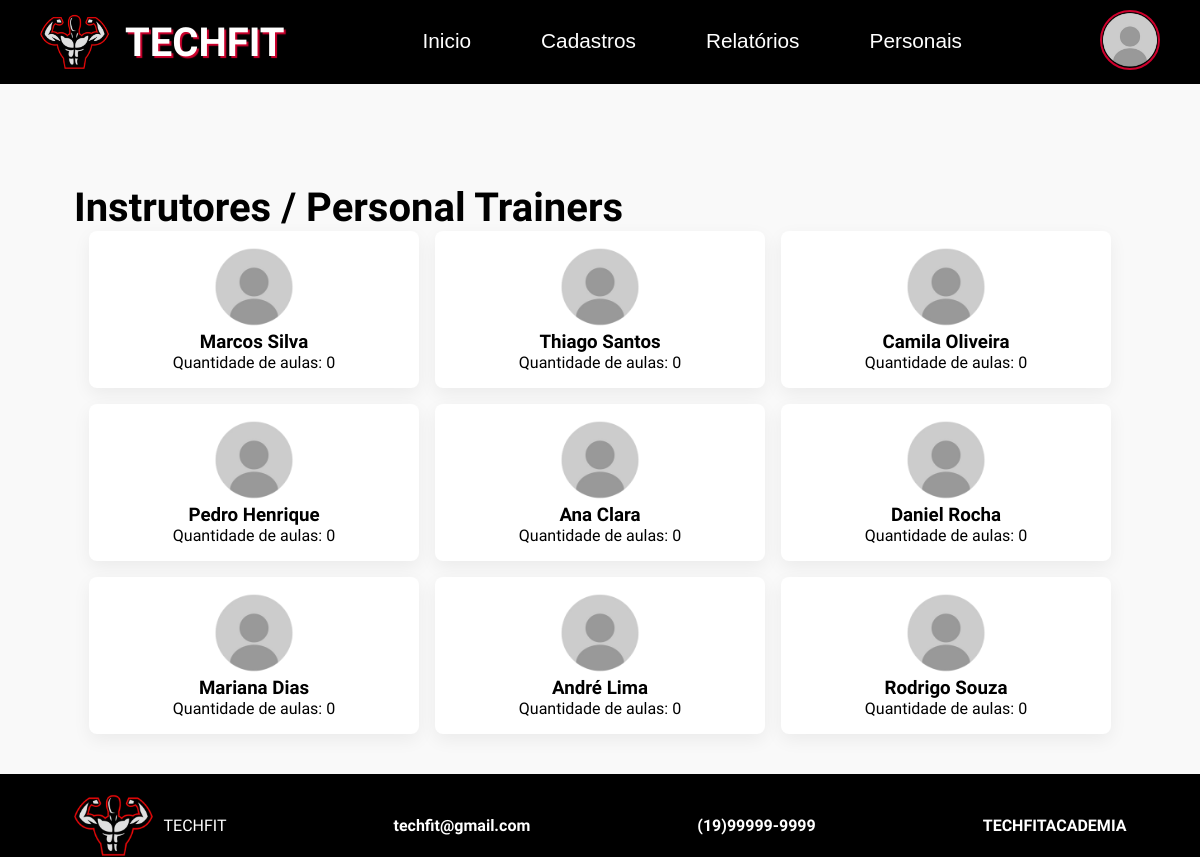
Page /src/Pagina_ADM_Personais/index.php on the committed database.
### tables this page shows
CREATE TABLE IF NOT EXISTS Funcionarios (
	cep_funcionario varchar(9) not null,
	nome_funcionario varchar(100) not null,
	data_nascimento_funcionario date not null,
	email_funcionario varchar(50) not null,
	id_funcionario int not null PRIMARY KEY auto_increment,
	telefone_funcionario varchar(14) not null,
	tipo_funcionario varchar(50) not null,
	senha_funcionario varchar(50) not null,
	cpf_funcionario varchar(14) not null,
	id_unidade int not null,
    CONSTRAINT fk_id_unidade_funcionario FOREIGN KEY (id_unidade) REFERENCES Unidades (id_unidade)
);

### utilitarios/perfilAdm.php (called while the page is built, shortened)
<?php
    require_once __DIR__ . "\\..\\backend\\connTables.php";
    $connFuncionario =new ConnTables("funcionarios");
    foreach($connFuncionario->select() as $dados) {
        if($dados['id_funcionario'] ==$id){
            $funcionario = $dados;
        }
    }
?>

### backend/connection.php (called while the page is built, shortened)
<?php
class Connection {
    private static $instancia = null;
    public static function getInstancia() {
        if(!self::$instancia) {
            try {
                $host = "localhost";
                $user = "root";
                $db = "techfit_academy";
                $password = "senaisp";
                $dns_server = "mysql:host=$host;charset=utf8";
                self::$instancia = new PDO(
                    $dns_server,
                    $user,
                    $password
                );
                self::$instancia->setAttribute(PDO::ATTR_ERRMODE,PDO::ERRMODE_EXCEPTION);
                self::$instancia->exec("CREATE DATABASE IF NOT EXISTS $db");
                self::$instancia->exec("USE $db");
                self::$instancia->exec("
                    CREATE TABLE IF NOT EXISTS Unidades (
                        cep_unidade varchar(9) not null,
                        nome_unidade varchar(100) not null,
                        id_unidade int not null PRIMARY KEY auto_increment
                    )");
                self::$instancia->exec("
                    CREATE TABLE IF NOT EXISTS Funcionarios (
                        cep_funcionario varchar(9) not null,
                        nome_funcionario varchar(100) not null,
                        data_nascimento_funcionario date not null,
                        email_funcionario varchar(50) not null,
                        id_funcionario int not null PRIMARY KEY auto_increment,
                        telefone_funcionario varchar(14) not null,
                        tipo_funcionario varchar(50) not null,
                        senha_funcionario varchar(50) not null,
                        cpf_funcionario varchar(14) not null,
                        id_unidade int not null,
                        CONSTRAINT fk_id_unidade_funcionario FOREIGN KEY (id_unidade) REFERENCES Unidades (id_unidade)
                    )");
                self::$instancia->exec("
                CREATE TABLE IF NOT EXISTS Alunos (
                    nome_aluno varchar(100) not null,
                    cep_aluno varchar(9) not null,
                    data_nascimento_aluno date not null,
                    cpf_aluno varchar(14) not null,
                    telefone_aluno varchar(14) not null,
                    email_aluno varchar(50) not null,
                    senha_aluno varchar(50) not null,
                    id_aluno int not null PRIMARY KEY auto_increment,
                    id_unidade int not null,
                    CONSTRAINT fk_id_unidade FOREIGN KEY (id_unidade) REFERENCES Unidades (id_unidade)
                );
                ");
                self::$instancia->exec("
                    CREATE TABLE IF NOT EXISTS Aulas (
                        id_aula int not null PRIMARY KEY auto_increment,
                        data_aula datetime not null,
                        tipo_aula varchar(100) not null,
                        id_unidade int not null,
                        descricao_aula varchar(256),
                        constraint fk_id_unidade_aulas FOREIGN KEY (id_unidade) REFERENCES unidades (id_unidade)
                    )
                ");
                self::$instancia->exec("
                CREATE TABLE IF NOT EXISTS Avaliacao_fisicas (
                    data_avaliacao datetime not null,
                    id_avaliacao int not null PRIMARY KEY auto_increment,
                    tipo_avalicao varchar(50) not null,
                    id_aluno int not null,
                    CONSTRAINT fk_id_aluno_avaliacao FOREIGN KEY (id_aluno) REFERENCES Alunos (id_aluno)
                )
                ");
                self::$instancia->exec("
                CREATE TABLE IF NOT EXISTS criam (
                    id_aula int not null,
                    id_funcionario int not null,
                    CONSTRAINT fk_id_aula_criadas FOREIGN KEY(id_aula) REFERENCES Aulas (id_aula),
                    CONSTRAINT fk_id_funcionario_criam FOREIGN KEY(id_funcionario) REFERENCES Funcionarios (id_funcionario)
                )
                ");
                self::$instancia->exec("
                CREATE TABLE IF NOT EXISTS comentam (
                    id_comunicado int not null,
                    id_funcionario int not null,
                    CONSTRAINT fk_id_comunicado FOREIGN KEY(id_comunicado) REFERENCES Comunicados (id_comunicado),
                    CONSTRAINT fk_id_funcionario_comentam FOREIGN KEY(id_funcionario) REFERENCES Funcionarios (id_funcionario)
                )
                ");
                self::$instancia->exec("
                CREATE TABLE IF NOT EXISTS fazem (
                    id_funcionario int not null,
                    id_avaliacao int not null,
                    CONSTRAINT fk_id_funcionario_fazem FOREIGN KEY(id_funcionario) REFERENCES Funcionarios (id_funcionario),
                    CONSTRAINT fk_id_avaliacao FOREIGN KEY (id_avaliacao) REFERENCES avaliacao_fisicas (id_avaliacao)
                )
                ");
                self::$instancia->exec("
                CREATE TABLE IF NOT EXISTS inscrevem(
                    id_aula int not null,
                    id_aluno int not null,
                    CONSTRAINT fk_id_aluno_inscrevem FOREIGN KEY (id_aluno) REFERENCES alunos (id_aluno),
                    CONSTRAINT fk_id_aula_inscrevem FOREIGN KEY (id_aula) REFERENCES aulas (id_aula)
                )
                ");
            }
            catch(PDOException $e) {
                die("ERROR: ". $e->getMessage());
            }
        }
        return self::$instancia;
    }
}
?>

### backend/connTables.php (called while the page is built, shortened)
<?php
require_once "connection.php";
class ConnTables {
    private $conn;
    private String $table;
    public function __construct(String $table)
    {
        $this->conn = Connection::getInstancia();
        $this->table = $table;
    }
    public function select(){
        $stmt = $this->conn->prepare("SELECT * FROM {$this->table}");
        $stmt->execute();
        return $stmt->fetchAll(PDO::FETCH_ASSOC);
    }
    public function selectUnique($column = "",$where = "",$orderBy= "",$groupBy= "", $limit = "",$params = [])
    {
        $sql = "SELECT";
        if($column !== ""){
            $sql .= " {$column}";
        } else {
            $sql .= " *";
        }
        $sql .= " FROM {$this->table}";
        if ($where !== ""){
            $sql .= " WHERE {$where}";
        }
        $stmt = $this->conn->prepare($sql);
        $stmt->execute($params);
        return $stmt->fetchAll(PDO::FETCH_ASSOC);
    }
    }
?>

### src/Pagina_ADM_Personais/index.php (the view, shortened to what this page needs)
<?php
    require_once __DIR__ . "\\..\\..\\backend\\connTables.php";
    $connCriam = new ConnTables("criam");
    $id = $_GET['id'];
?>
<!DOCTYPE html>
<html lang="pt-br">
<head>
    <link rel="stylesheet" href="style.css">
</head>
<body>
    <header>
        <div class="logo-academia">
            <img src="/Arquivos/LogoTechFit-removebg-preview.png" alt="Logo-Academia">
            <h1>TECHFIT</h1>
        </div>
        <div class="secoes">
            <?php
                include_once __DIR__ . "\\..\\..\\utilitarios\\secaoAdm.php"
            ?>
        </div>
        <div class="func-perfil" id="func-perfil">
            <div class="perfil">
                <img class="botaoPerfil" id="botaoPerfil" src="/Arquivos/perfil-removebg-preview.png" alt="Foto_Perfil">
            </div>
                    <?php
                        include_once __DIR__ . "\\..\\..\\utilitarios\\perfilAdm.php"
                    ?>
        </div>
    </header>
    <main>
        <div class="container-personais">
            <h2>Instrutores / Personal Trainers</h2>
            <div class="lista-personais">
                <?php foreach($connFuncionario->select() as $dados): ?>
                <?php if($dados['tipo_funcionario']=='Personal'): ?>
                <article class="personal">
                    <img src="/Arquivos/perfil-removebg-preview.png" alt="Personal">
                    <h3><?=$dados['nome_funcionario']?></h3>
                    <?php $aluno = ['whereValue' => $dados['id_funcionario']];
                    foreach($connCriam->selectUnique('COUNT(*) as total','id_funcionario = :whereValue','','','',$aluno) as $dado):?>
                    <p>Quantidade de aulas: <?=$dado['total']?></p>
                    <?php endforeach ?>
                </article>
                <?php endif ?>
                <?php endforeach ?>
            </div>
        </div>
    </main>
    <footer id="tabela-web-footer">
        <?php
            include_once __DIR__ . "\\..\\..\\utilitarios\\footer.php"
        ?>
    </footer>
</body>
</html>

### src/Pagina_ADM_Personais/style.css (style rules this page uses)
* { margin: 0; padding: 0; box-sizing: border-box; }
html { font-size: 16px; }
body { font-family: "Oswald", sans-serif; display: flex; flex-direction: column; min-height: 100vh; background-color: #f9f9f9; }
main { flex-grow: 1; display: flex; flex-direction: row; }
header { background-color: black; width: 100%; color: white; display: flex; align-items: center; justify-content: space-between; padding: 10px 40px; }
.logo-academia { display: flex; align-items: center; gap: 15px; }
.logo-academia img { width: 70px; height: auto; }
header h1 { font-size: 2.5rem; text-shadow: 2px 2px 1px #ce002d; }
.secoes { display: flex; gap: 60px; }
.func-perfil { position: relative; }
.perfil img { width: 60px; height: 60px; border-radius: 50%; cursor: pointer; border: 2px solid #ce002d; }
#tabela-web-footer { background-color: #000000; color: white; display: flex; justify-content: space-around; align-items: center; padding: 20px 0; flex-wrap: wrap; gap: 20px; padding-bottom: 0; margin-bottom: 0; }
.container-personais { padding: 100px 24px 40px; max-width: 1100px; margin: 0 auto; }
.container-personais>h2 { font-size: 2.5rem; }
.lista-personais { display: flex; gap: 16px; }
.lista-personais { display: flex; flex-wrap: wrap; gap: 16px; justify-content: center; }
.personal { min-width: 260px; max-width: 330px; flex: 1 1 260px; background: #fff; padding: 16px; border-radius: 8px; box-shadow: 0 6px 18px rgba(0, 0, 0, 0.06); text-align: center; }
.personal img { width: 80px; height: 80px; border-radius: 50%; }

### rows in the picture
funcionarios: nome_funcionario "Marcos Silva", total "0"
funcionarios: nome_funcionario "Thiago Santos", total "0"
funcionarios: nome_funcionario "Camila Oliveira", total "0"
funcionarios: nome_funcionario "Pedro Henrique", total "0"
funcionarios: nome_funcionario "Ana Clara", total "0"
funcionarios: nome_funcionario "Daniel Rocha", total "0"
funcionarios: nome_funcionario "Mariana Dias", total "0"
funcionarios: nome_funcionario "André Lima", total "0"
funcionarios: nome_funcionario "Rodrigo Souza", total "0"
